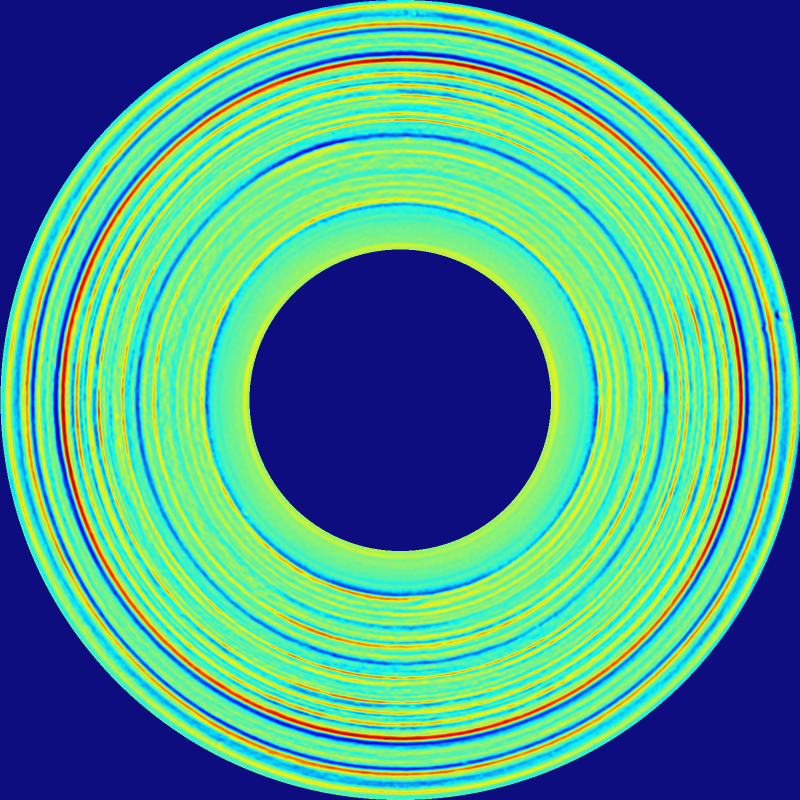
#> input picture experiments/dynamic_fusion/v2/branch_cache_queue/reference_views/v2_btad_s0_k1_branch_cache_v1/images/01/01-ok-0150/contrast_090.png, 1600 x 1600 px (shown at 1/2 size)
$ python -i spectral.py   (imports and definitions only)   (older library calls are emulated)
#> lines starting #> are read from the running program, lines starting #| are printed output that depends on the picture
"""Route E — STR: Support-Conditioned Texture Residual (task book 19 §8).

Training-free 2-level Haar spectral residual calibrated ONLY on normal reference
images (median/MAD of absolute subband coefficients per channel per band).

Residual semantics (pre-registered): defects add high-frequency energy, so a band
residual is the robust z of the absolute coefficient against reference statistics,
floored at 0 and clipped at 6. The per-pixel STR residual is the trimmed mean
(drop min+max) of the per-band channel-averaged z. R0 uses this purely as a
DIAGNOSTIC map (never fused with A1).
"""

from __future__ import annotations

import numpy as np
import pywt


# [24 lines left out: functions _channels, _dwt_detail, not called in this run]


def _pad_to_even(x: np.ndarray) -> np.ndarray:
    h, w = x.shape
    return x[: h - (h % 2), : w - (w % 2)]


# [56 lines left out: functions band_stats_from_references, residual_map, not called in this run]


def gradient_magnitude_map(img: np.ndarray, size: int = 448) -> np.ndarray:
    """Control predictor: RGB gradient magnitude only (no reference calibration)."""
#> called with size = 448
    import cv2

    img = cv2.resize(img, (size, size), interpolation=cv2.INTER_AREA)
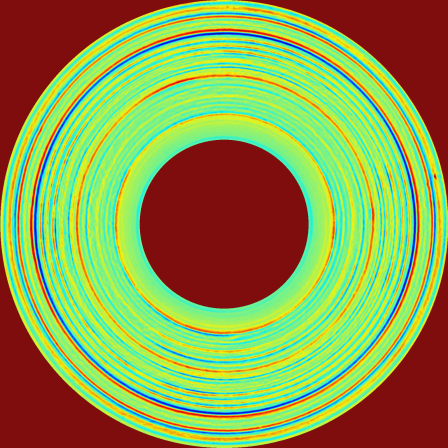
#> img: shape (448, 448, 3); mean of channels 0, 1, 2 77.3, 155.5, 140.6; drawn as B, G, R
    gray = cv2.cvtColor(img, cv2.COLOR_RGB2GRAY).astype(np.float32)
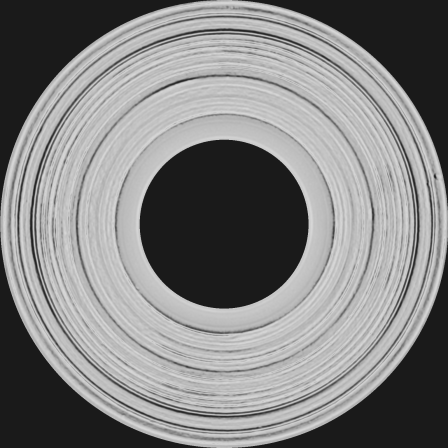
#> gray: shape (448, 448) float32; min 26, max 215, mean 130.4
    gx = cv2.Sobel(gray, cv2.CV_32F, 1, 0, ksize=3)
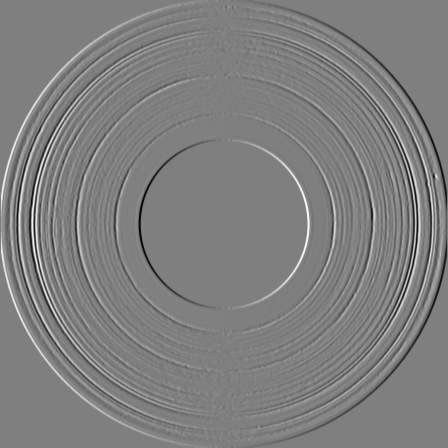
#> gx: shape (448, 448) float32; min -726, max 723, mean 0.1; drawn with min black and max white
    gy = cv2.Sobel(gray, cv2.CV_32F, 0, 1, ksize=3)
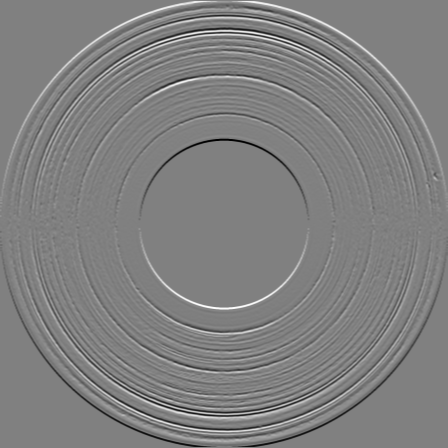
#> gy: shape (448, 448) float32; min -719, max 709, mean 0; drawn with min black and max white
    return np.sqrt(gx * gx + gy * gy)
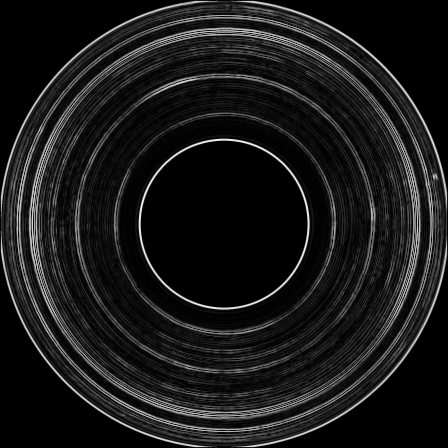
#> returned value: shape (448, 448) float32; min 0, max 770.1, mean 78.2; drawn with min black and max white


# [15 lines left out: function random_phase_surrogate, not called in this run]

>>> import cv2
>>> picture = cv2.cvtColor(cv2.imread('../../../experiments/dynamic_fusion/v2/branch_cache_queue/reference_views/v2_btad_s0_k1_branch_cache_v1/images/01/01-ok-0150/contrast_090.png'), cv2.COLOR_BGR2RGB)
>>> result = gradient_magnitude_map(picture)
